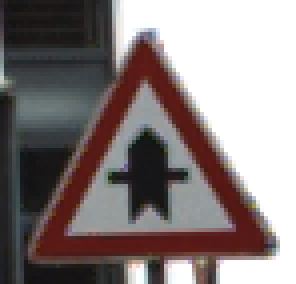
#> input picture 07_obdelava_2d_signalov_I/slike/00070.ppm, 74 x 71 px (shown 4 times larger)
$ python barvne_transformacije.py
#> lines starting #> are read from the running program, lines starting #| are printed output that depends on the picture
#> further down, slika is the input picture: shape (71, 74, 3); mean R, G, B 136, 126.2, 125.7
import numpy as np

def RGB_v_HSV(slika: np.ndarray) -> np.ndarray:
    # dimensions of the image
    H, W, _ = slika.shape
#> H = 71; W = 74
     # array of zeros with same shape as slika
    hsv_slika = np.zeros_like(slika, dtype=np.uint8)

    #iterate over each pixel of image
    for i in range(H):
        for j in range(W):
            # getting rgb values of current pixel
            r, g, b = slika[i, j]
            # normalize rgb values to the range[0,1]
            r, g, b = r / 255.0, g / 255.0, b / 255.0

            # find max and min values among rgb components
            cmax = max(r, g, b)
            cmin = min(r, g, b)

            # difference betwen max and min
            delta = cmax - cmin

            # calculating h value (hue - odtenek)
            if delta == 0:
                h = 0
            elif cmax == r:
                h = 60 * (((g - b) / delta) % 6)
            elif cmax == g:
                h = 60 * (((b - r) / delta) + 2)
            else:
                h = 60 * (((r - g) / delta) + 4)

            # calculating v value
            v = cmax * 255
            # calculating s (saturation) value
            s = 0 if cmax == 0 else (delta / cmax) * 255

            # assign the calculated HSV values to the corresponding pixel in the output image
            hsv_slika[i, j] = np.uint8([h / 2, s, v])
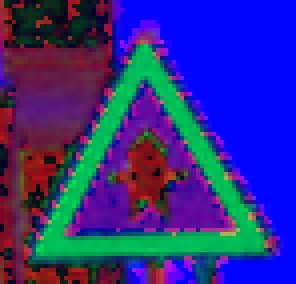
#> hsv_slika: shape (71, 74, 3) (shown 4 times larger); mean R, G, B 46.1, 44.1, 138.2

    # return resulting hsv image
    return hsv_slika

def HSV_v_RGB(slika: np.ndarray) -> np.ndarray:
    # get dimensions of the image
    H, W, _ = slika.shape
#> H = 71; W = 74
    # zeros array, with size and shape of slika
    rgb_slika = np.zeros_like(slika, dtype=np.uint8)

    # iterate over the each pixel of image
    for i in range(H):
        for j in range(W):
            # get hsv values for the current pixel
            h, s, v = slika[i, j]
            # adjust the hue value
            h = h * 2
            # normalize saturation and value to the range [1,0]
            s = s / 255.0
            v = v / 255.0

            # calculate chroma, intermediate values and m value
            c = v * s
            x = c * (1 - abs((h / 60) % 2 - 1))
            m = v - c

            # determine rgb values based on the hue range
            if 0 <= h < 60:
                r, g, b = c, x, 0
            elif 60 <= h < 120:
                r, g, b = x, c, 0
            elif 120 <= h < 180:
                r, g, b = 0, c, x
            elif 180 <= h < 240:
                r, g, b = 0, x, c
            elif 240 <= h < 300:
                r, g, b = x, 0, c
            else:
                r, g, b = c, 0, x

            # assign the calculated rgb values to the corresponding pixel in the output
            rgb_slika[i, j] = np.uint8([(r + m) * 255, (g + m) * 255, (b + m) * 255])

    return rgb_slika

def RGB_v_YCbCr(slika: np.ndarray) -> np.ndarray:
    # get height and width of slika
    H, W, _ = slika.shape
#> H = 71; W = 74
    # create output array for YCbCr converted image
    ycbcr_slika = np.zeros_like(slika, dtype=np.uint8)

    #iterate over each pixel
    for i in range(H):
        for j in range(W):
            r, g, b = slika[i, j]   # get the rgb values of the current pixel
            # Apply YCbCr conversion formulas to calculate Y, Cb, and Cr values
            y = 0.299 * r + 0.587 * g + 0.114 * b
            cb = -0.169 * r - 0.331 * g + 0.5 * b + 128
            cr = 0.5 * r - 0.419 * g - 0.081 * b + 128

            ycbcr_slika[i, j] = np.uint8([y, cb, cr])   # assign the calculated ycbcr values to the output
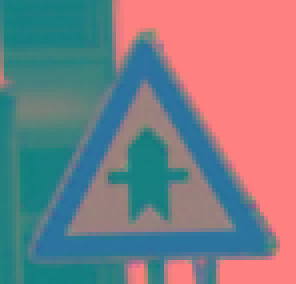
#> ycbcr_slika: shape (71, 74, 3) (shown 4 times larger); mean R, G, B 128.7, 125.8, 132.6

    return ycbcr_slika

def YCbCr_v_RGB(slika: np.ndarray) -> np.ndarray:
    H, W, _ = slika.shape   # get the height and width
#> H = 71; W = 74
    rgb_slika = np.zeros_like(slika, dtype=np.uint8)

    for i in range(H):  # iterate over each row
        for j in range(W):  # over each column
            # apply formulas to get rgb values
            y, cb, cr = slika[i, j]
            r = y + 1.4 * (cr - 128)
            g = y - 0.343 * (cb - 128) - 0.711 * (cr - 128)
            b = y + 1.765 * (cb - 128)

            rgb_slika[i, j] = np.uint8([r, g, b])

    return rgb_slika


if __name__ == '__main__':
    import matplotlib.pyplot as pyplot

    slika = pyplot.imread('slike/00070.ppm')

    #   RGB to HSV
    slikaHSV = RGB_v_HSV(slika)

    pyplot.figure()
    pyplot.imshow(slikaHSV)
    pyplot.title('HSV Image')
    pyplot.axis('off')

    # HSV to RGB conversion
    slikaRGB = HSV_v_RGB(slikaHSV)
    pyplot.figure()
    pyplot.imshow(slikaRGB)
    pyplot.title('RGB Image')
    pyplot.axis('off')

    pyplot.show()


    # RGB to YCbCr conversion
    slikaYCbCr = RGB_v_YCbCr(slika)
    slikaYCbCr = np.clip(slikaYCbCr, 0, 255)


    pyplot.figure()
    pyplot.imshow(slikaYCbCr)
    pyplot.title('YCbCr Image')
    pyplot.axis('off')

    # YCbCr to RGB conversion
    slikaRGB = YCbCr_v_RGB(slikaYCbCr)

    # Clip the RGB image values to the range [0, 255]
    slikaRGB = np.clip(slikaRGB, 0, 255)

    pyplot.figure()
    pyplot.imshow(slikaRGB)
    pyplot.title('RGB Image')
    pyplot.axis('off')

    pyplot.show()

$ run again, with 07_obdelava_2d_signalov_I/slike/00120.ppm copied over 07_obdelava_2d_signalov_I/slike/00070.ppm
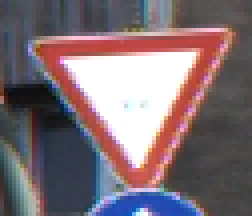
#> input picture 07_obdelava_2d_signalov_I/slike/00120.ppm, 63 x 54 px (shown 4 times larger)
#> slika is the input picture: shape (54, 63, 3); mean R, G, B 126, 110.1, 116.4
#> after the loop in RGB_v_HSV, `for i in range(H):`:
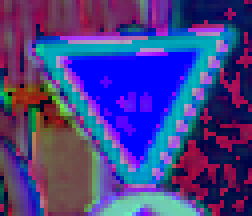
#> hsv_slika: shape (54, 63, 3) (shown 4 times larger); mean R, G, B 69.7, 61.8, 137.9
#> after the loop in RGB_v_YCbCr, `for i in range(H):`:
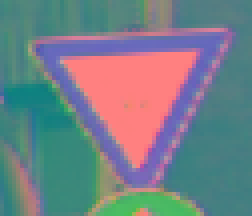
#> ycbcr_slika: shape (54, 63, 3) (shown 4 times larger); mean R, G, B 115.1, 128, 135

$ run again, with 07_obdelava_2d_signalov_I/slike/00130.ppm copied over 07_obdelava_2d_signalov_I/slike/00070.ppm
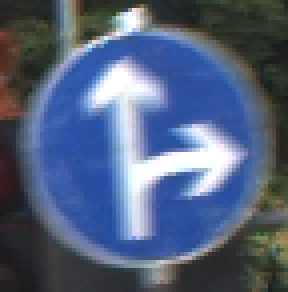
#> input picture 07_obdelava_2d_signalov_I/slike/00130.ppm, 72 x 73 px (shown 4 times larger)
#> slika is the input picture: shape (73, 72, 3); mean R, G, B 82.4, 96.9, 124.4
#> after the loop in RGB_v_HSV, `for i in range(H):`:
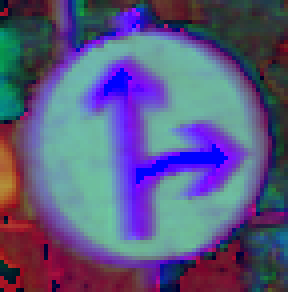
#> hsv_slika: shape (73, 72, 3) (shown 4 times larger); mean R, G, B 89.8, 88.4, 128.8
#> after the loop in RGB_v_YCbCr, `for i in range(H):`:
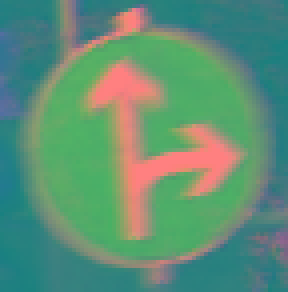
#> ycbcr_slika: shape (73, 72, 3) (shown 4 times larger); mean R, G, B 95.2, 143.8, 118.1
